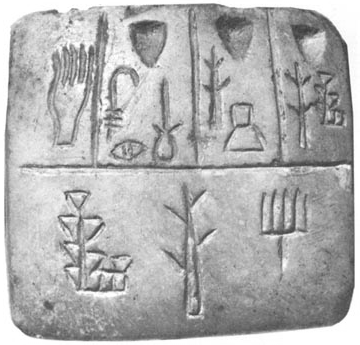
%> input picture MatlabScripts/tablet.png, 360 x 345 px
$ octave --eval "FindTemplateInImage;"   (GNU Octave 9; MATLAB toolbox functions it lacks are replaced by stand-ins)
%> lines starting %> are read from the running program, lines starting %| are printed output that depends on the picture
function FindTemplateInImage()
tablet = imread('tablet.png');
%> tablet is the input picture: size 345x360 uint8; min 57, max 255, mean 177.1
% disp(size(tablet));
subplot(2,2,1);
imshow(tablet);
title('Orignial image');
glyph = tablet(75:165, 150:185);
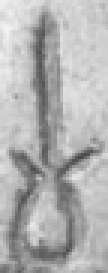
%> glyph: size 91x36 uint8 (shown 3 times larger); min 69, max 245, mean 177.8
subplot(2,2,2);
imshow(glyph);
title('Template image');
% disp(size(glyph));
impixelinfo
[y x]=findTemplate2D(glyph,tablet);
disp([y x]);
subplot(2,2,3);
imshow(tablet);
hold on;
plot(x,y, 'r+', 'markersize', 16);
hold off;
title('Found template');
end

function [yIndex xIndex] = findTemplate2D(template,image)
   c=normxcorr2(template,image)
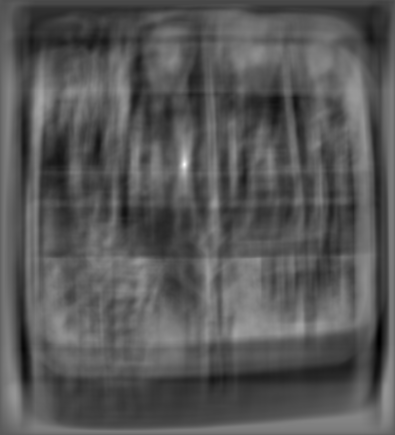
%> c: size 435x395 double; min -0.52, max 1, mean 0.00271; drawn with min black and max white
%max(c) returns a vector with the maximum values of all the columns.
%c(:), all the values contained in c get into one single column.
%max(c(:)), returns the maximum value among all the values contained in c.
    [yRaw xRaw]=find(c==max(c(:)));
%> yRaw = 165; xRaw = 185
    yIndex=yRaw-size(template,1)+1; %to locate the y (rows) exact position of the found
%> yIndex = 75
               %template in the image, it is necessary rest the size of rows of the template
               %and then add one.
    xIndex=xRaw-size(template,2)+1;%the same for columns.
%> xIndex = 150
% [4 lines of commented-out code are left out]
end
%> in FindTemplateInImage, `[y x]=findTemplate2D(glyph,tablet);`: y = 75; x = 150
%|     75   150
%> `FindTemplateInImage;`:
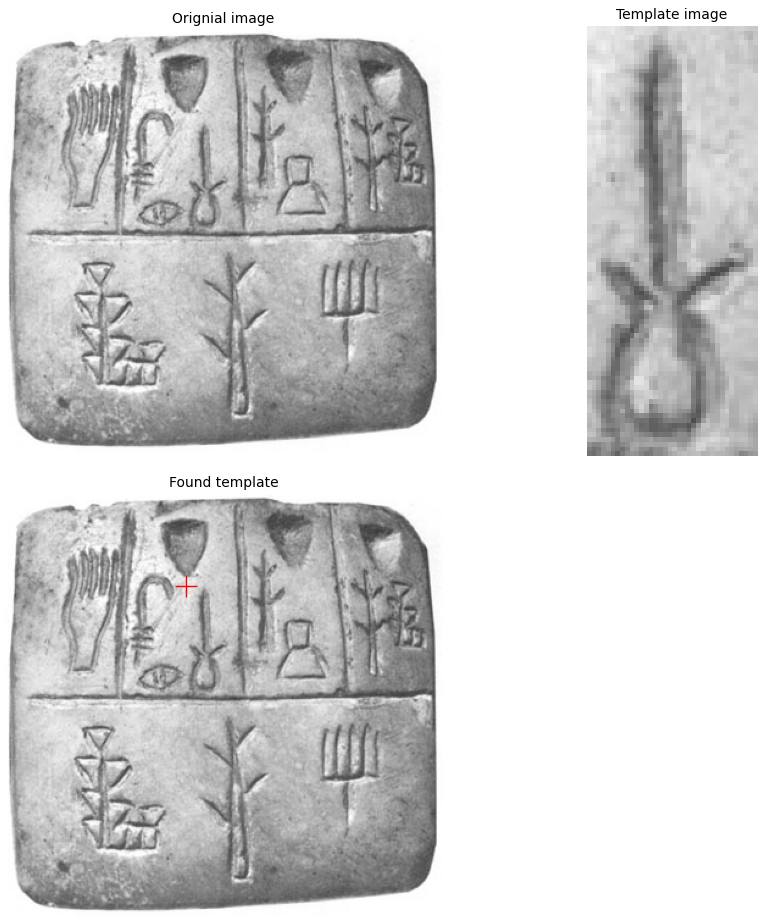
%> figure redrawn from the program's plot data, 3 panels

$ run again, with MatlabScripts/MWsample_full.png copied over MatlabScripts/tablet.png
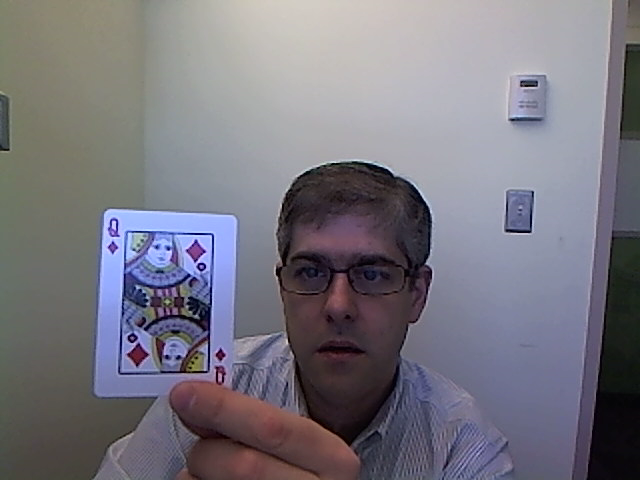
%> input picture MatlabScripts/MWsample_full.png, 640 x 480 px
%> in FindTemplateInImage, tablet is the input picture: size 480x640x3 uint8; mean R, G, B 119.9, 117.7, 127.1
%> in findTemplate2D, `c=normxcorr2(template,image)`:
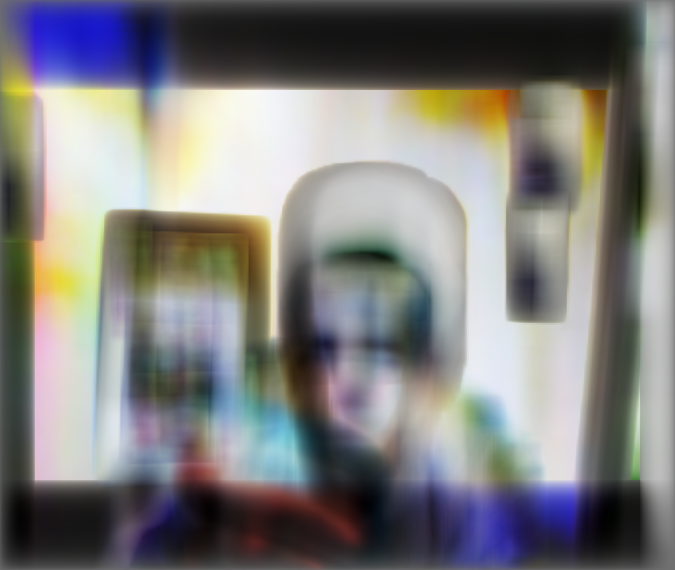
%> c: size 570x675x3 double; mean R, G, B 0.115, 0.109, 0.101; drawn with min black and max white
%> yRaw = 165; xRaw = 185
%> yIndex = 75
%> xIndex = 150
%> y = 75; x = 150
%|     75   150
%> `FindTemplateInImage;`:
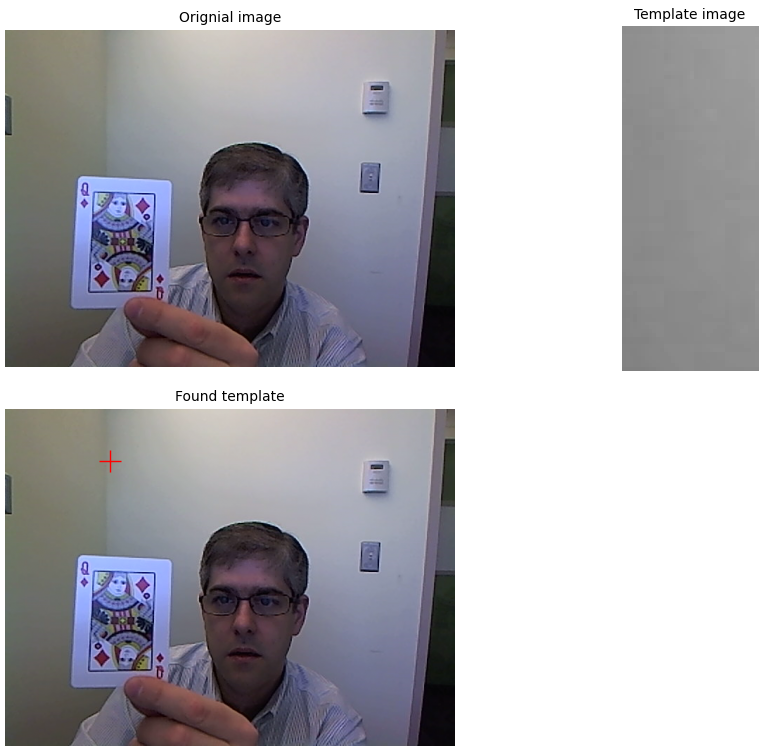
%> figure redrawn from the program's plot data, 3 panels
